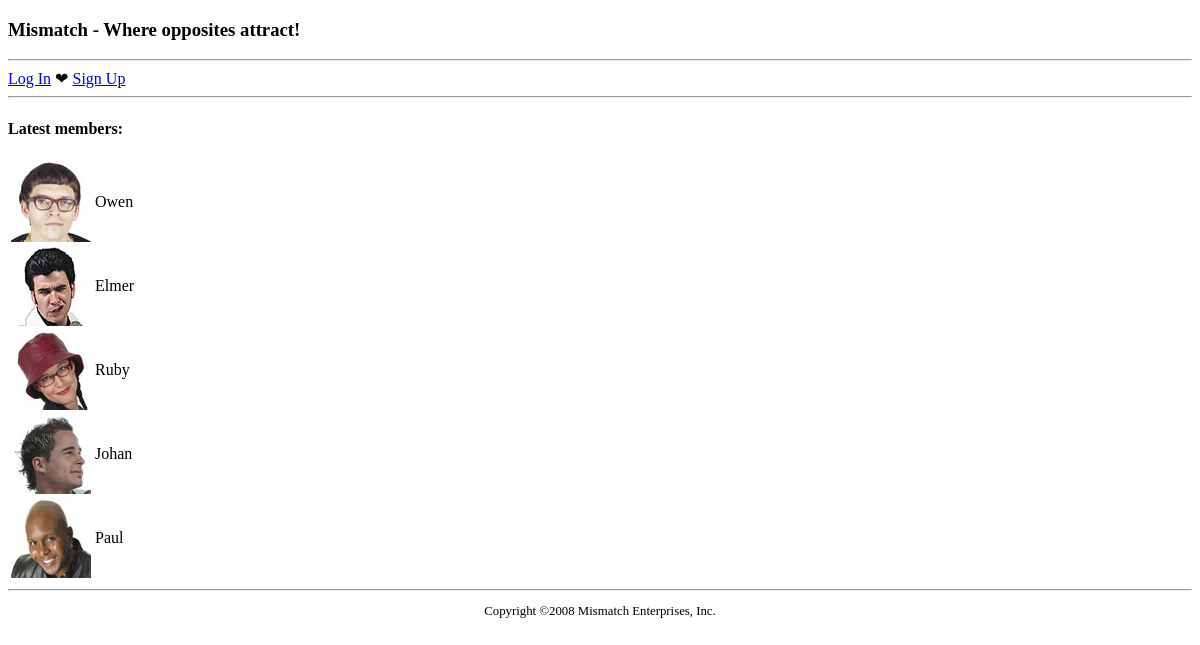
The app's page /mismatch/index.php with its own data.
### tables this page shows
CREATE TABLE IF NOT EXISTS `mismatch_user` (
  `user_id` INT AUTO_INCREMENT,
  `username` VARCHAR(32),
  `password` VARCHAR(40),
  `join_date` DATETIME,
  `first_name` VARCHAR(32),
  `last_name` VARCHAR(32),
  `gender` VARCHAR(1),
  `birthdate` DATE,
  `city` VARCHAR(32),
  `state` VARCHAR(2),
  `picture` VARCHAR(32),
  PRIMARY KEY (`user_id`)
);

### mismatch/index.php (the view, shortened to what this page needs)
<?php
  require_once('header.php');
  require_once('navmenu.php');
  $dbc = mysqli_connect(DB_HOST, DB_USER, DB_PASSWORD, DB_NAME);
  $query = "SELECT user_id, first_name, picture FROM mismatch_user WHERE first_name IS NOT NULL ORDER BY join_date DESC LIMIT 5";
  $data = mysqli_query($dbc, $query);
  echo '<h4>Latest members:</h4>';
  echo '<table>';
  while ($row = mysqli_fetch_array($data)) {
    if (is_file(MM_UPLOADPATH . $row['picture']) && filesize(MM_UPLOADPATH . $row['picture']) > 0) {
      echo '<tr><td><img src="' . MM_UPLOADPATH . $row['picture'] . '" alt="' . $row['first_name'] . '" /></td>';
    }
    else {
      echo '<tr><td><img src="' . MM_UPLOADPATH . 'nopic.jpg' . '" alt="' . $row['first_name'] . '" /></td>';
    }
    if (isset($_SESSION['user_id'])) {
      echo '<td><a href="viewprofile.php?user_id=' . $row['user_id'] . '">' . $row['first_name'] . '</a></td></tr>';
    }
    else {
      echo '<td>' . $row['first_name'] . '</td></tr>';
    }
  }
  echo '</table>';
?>
<?php
  require_once('footer.php');
?>

### records on screen
mismatch_user: picture (picture), first_name "Owen"
mismatch_user: picture (picture), first_name "Elmer"
mismatch_user: picture (picture), first_name "Ruby"
mismatch_user: picture (picture), first_name "Johan"
mismatch_user: picture (picture), first_name "Paul"

### other values on screen
$page_title "Where opposites attract!"
